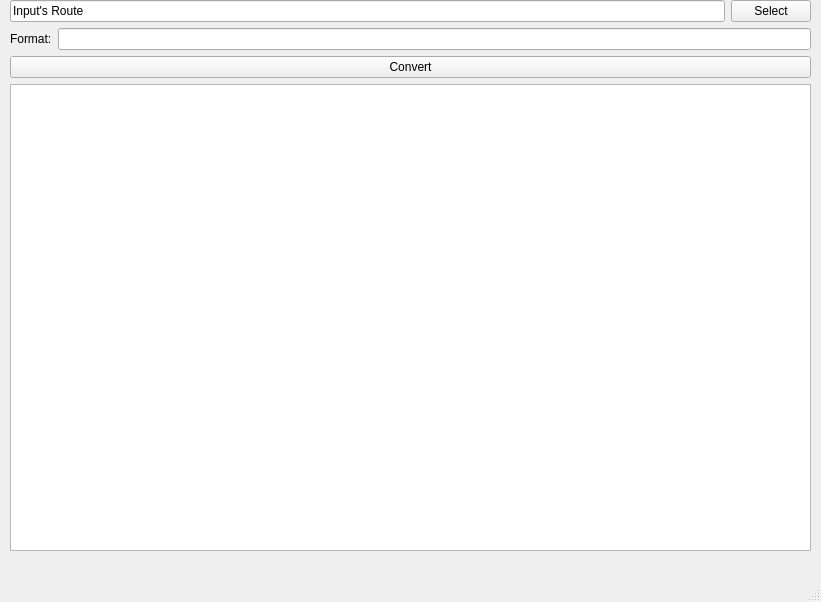
<?xml version="1.0" encoding="UTF-8"?>
<ui version="4.0">
 <class>MainWindow</class>
 <widget class="QMainWindow" name="MainWindow">
  <property name="geometry">
   <rect>
    <x>0</x>
    <y>0</y>
    <width>821</width>
    <height>602</height>
   </rect>
  </property>
  <property name="windowTitle">
   <string>MainWindow</string>
  </property>
  <widget class="QWidget" name="centralwidget">
   <property name="sizePolicy">
    <sizepolicy hsizetype="Preferred" vsizetype="Preferred">
     <horstretch>0</horstretch>
     <verstretch>0</verstretch>
    </sizepolicy>
   </property>
   <widget class="QWidget" name="layoutWidget">
    <property name="geometry">
     <rect>
      <x>10</x>
      <y>0</y>
      <width>801</width>
      <height>551</height>
     </rect>
    </property>
    <layout class="QVBoxLayout" name="verticalLayout_2">
     <item>
      <layout class="QHBoxLayout" name="horizontalLayout_2">
       <item>
        <widget class="QLineEdit" name="lineInput">
         <property name="text">
          <string>Input's Route</string>
         </property>
        </widget>
       </item>
       <item>
        <widget class="QPushButton" name="selectButton">
         <property name="text">
          <string>Select</string>
         </property>
        </widget>
       </item>
      </layout>
     </item>
     <item>
      <layout class="QHBoxLayout" name="horizontalLayout_3">
       <item>
        <widget class="QLabel" name="label">
         <property name="text">
          <string>Format:</string>
         </property>
        </widget>
       </item>
       <item>
        <widget class="QLineEdit" name="lineFormat">
         <property name="text">
          <string/>
         </property>
        </widget>
       </item>
      </layout>
     </item>
     <item>
      <widget class="QPushButton" name="convertButton">
       <property name="text">
        <string>Convert</string>
       </property>
      </widget>
     </item>
     <item>
      <widget class="QPlainTextEdit" name="plainTextEdit">
       <property name="readOnly">
        <bool>true</bool>
       </property>
      </widget>
     </item>
    </layout>
   </widget>
  </widget>
  <widget class="QMenuBar" name="menubar">
   <property name="geometry">
    <rect>
     <x>0</x>
     <y>0</y>
     <width>821</width>
     <height>23</height>
    </rect>
   </property>
  </widget>
  <widget class="QStatusBar" name="statusbar"/>
 </widget>
 <resources/>
 <connections/>
</ui>
